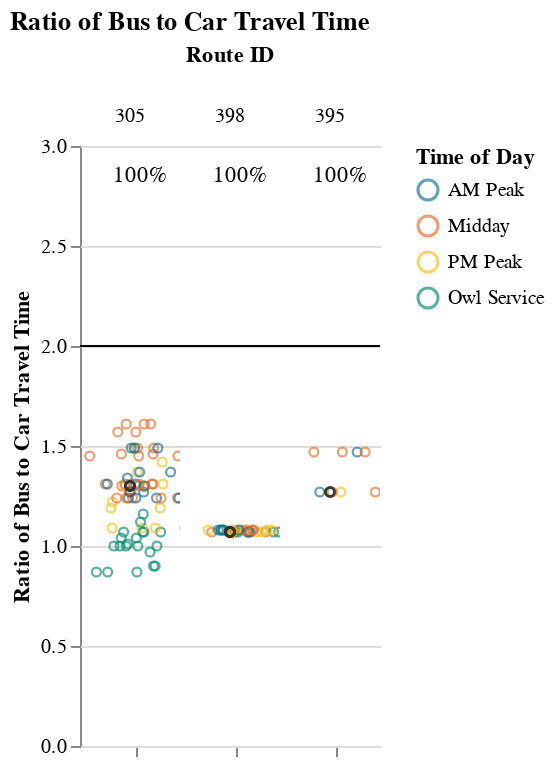
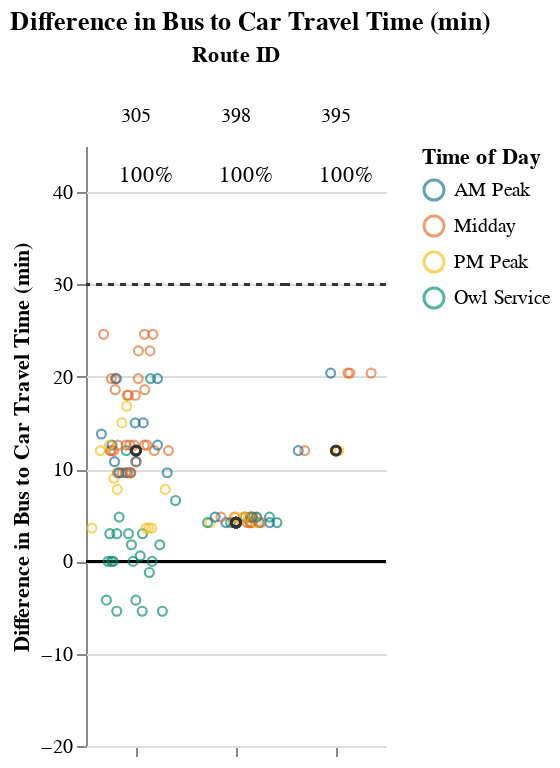

Write notebook code for charts like these, in order.
### Markdown cell above
### Medium Routes (1-1.5 hrs)

### Code cell
route_group = "medium"
display_charts_for_route_group(df, route_group)
